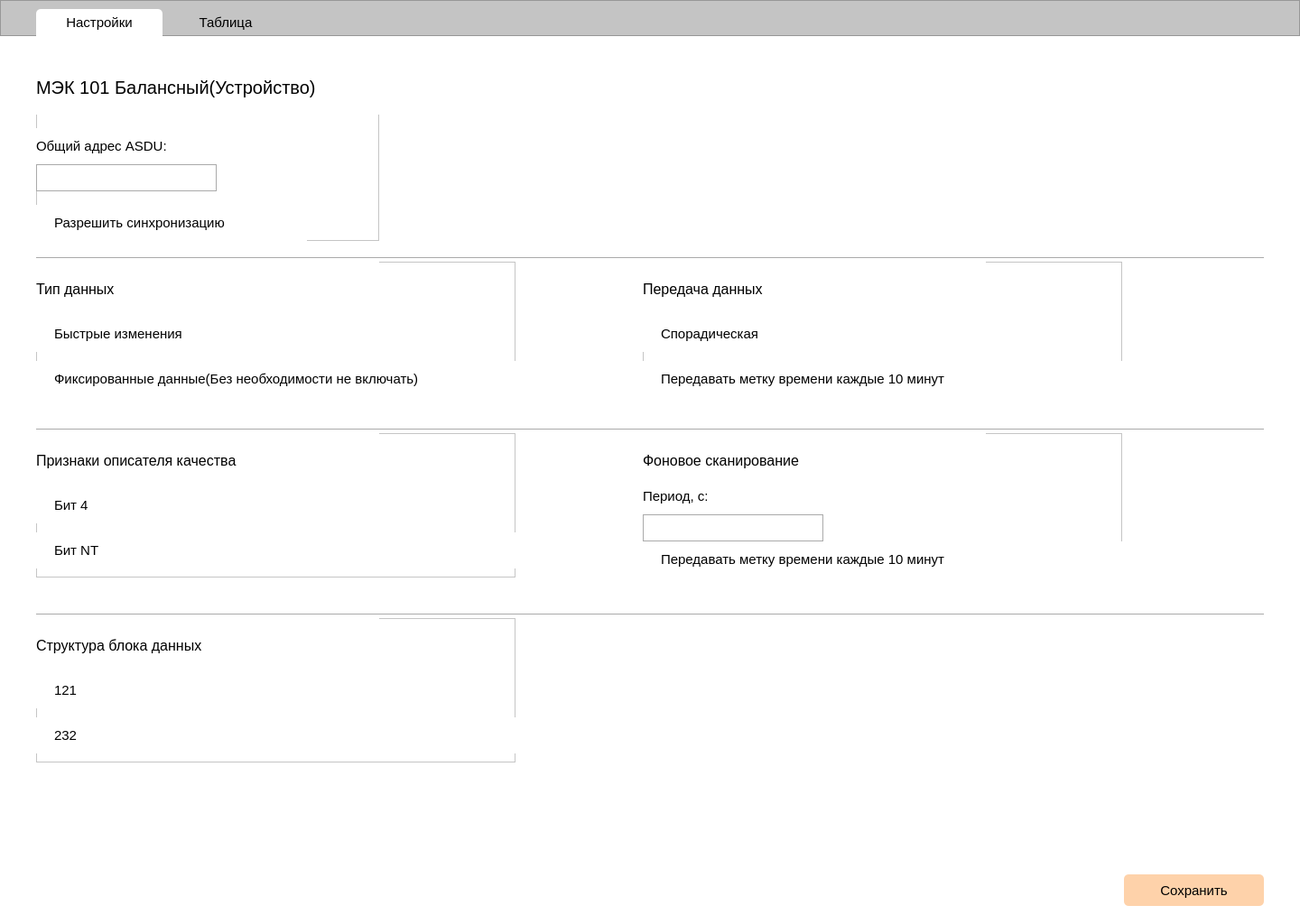
<?xml version="1.0" encoding="UTF-8"?>
<ui version="4.0">
 <class>Form</class>
 <widget class="QWidget" name="Form">
  <property name="geometry">
   <rect>
    <x>0</x>
    <y>0</y>
    <width>1440</width>
    <height>1024</height>
   </rect>
  </property>
  <property name="font">
   <font>
    <pointsize>8</pointsize>
   </font>
  </property>
  <property name="windowTitle">
   <string>Telemechanics</string>
  </property>
  <property name="styleSheet">
   <string notr="true">QWidget {
	background-color: white;
}</string>
  </property>
  <widget class="Line" name="line">
   <property name="geometry">
    <rect>
     <x>40</x>
     <y>285</y>
     <width>1360</width>
     <height>2</height>
    </rect>
   </property>
   <property name="styleSheet">
    <string notr="true">Line {
	border: none;
	background-color: #c4c4c4;
}</string>
   </property>
   <property name="orientation">
    <enum>Qt::Horizontal</enum>
   </property>
  </widget>
  <widget class="QFrame" name="frame_8">
   <property name="geometry">
    <rect>
     <x>0</x>
     <y>0</y>
     <width>1440</width>
     <height>40</height>
    </rect>
   </property>
   <property name="styleSheet">
    <string notr="true">QFrame { background-color: #c4c4c4; }</string>
   </property>
   <property name="frameShape">
    <enum>QFrame::StyledPanel</enum>
   </property>
   <property name="frameShadow">
    <enum>QFrame::Raised</enum>
   </property>
   <widget class="QPushButton" name="pushButton">
    <property name="geometry">
     <rect>
      <x>40</x>
      <y>10</y>
      <width>140</width>
      <height>30</height>
     </rect>
    </property>
    <property name="font">
     <font>
      <pointsize>11</pointsize>
     </font>
    </property>
    <property name="styleSheet">
     <string notr="true">QPushButton { border: none; border-top-left-radius: 5px; border-top-right-radius: 5px; }</string>
    </property>
    <property name="text">
     <string>Настройки</string>
    </property>
   </widget>
   <widget class="QPushButton" name="pushButton_2">
    <property name="geometry">
     <rect>
      <x>180</x>
      <y>10</y>
      <width>140</width>
      <height>30</height>
     </rect>
    </property>
    <property name="font">
     <font>
      <pointsize>11</pointsize>
     </font>
    </property>
    <property name="styleSheet">
     <string notr="true">QPushButton { border: none; border-top-left-radius: 5px; border-top-right-radius: 5px; background-color: transparent; }</string>
    </property>
    <property name="text">
     <string>Таблица</string>
    </property>
   </widget>
  </widget>
  <widget class="QFrame" name="frame_9">
   <property name="geometry">
    <rect>
     <x>40</x>
     <y>67</y>
     <width>380</width>
     <height>200</height>
    </rect>
   </property>
   <property name="frameShape">
    <enum>QFrame::StyledPanel</enum>
   </property>
   <property name="frameShadow">
    <enum>QFrame::Raised</enum>
   </property>
   <widget class="QLabel" name="label_8">
    <property name="geometry">
     <rect>
      <x>0</x>
      <y>0</y>
      <width>380</width>
      <height>60</height>
     </rect>
    </property>
    <property name="font">
     <font>
      <pointsize>15</pointsize>
     </font>
    </property>
    <property name="text">
     <string>МЭК 101 Балансный(Устройство)</string>
    </property>
   </widget>
   <widget class="QFrame" name="frame_16">
    <property name="geometry">
     <rect>
      <x>0</x>
      <y>75</y>
      <width>200</width>
      <height>70</height>
     </rect>
    </property>
    <property name="styleSheet">
     <string notr="true">QFrame { border: none; }</string>
    </property>
    <property name="frameShape">
     <enum>QFrame::StyledPanel</enum>
    </property>
    <property name="frameShadow">
     <enum>QFrame::Raised</enum>
    </property>
    <widget class="QLabel" name="label_15">
     <property name="geometry">
      <rect>
       <x>0</x>
       <y>0</y>
       <width>200</width>
       <height>40</height>
      </rect>
     </property>
     <property name="font">
      <font>
       <pointsize>11</pointsize>
      </font>
     </property>
     <property name="text">
      <string>Общий адрес ASDU:</string>
     </property>
    </widget>
    <widget class="QLineEdit" name="lineEdit_3">
     <property name="geometry">
      <rect>
       <x>0</x>
       <y>40</y>
       <width>200</width>
       <height>30</height>
      </rect>
     </property>
     <property name="font">
      <font>
       <pointsize>11</pointsize>
      </font>
     </property>
     <property name="styleSheet">
      <string notr="true">QLineEdit { border: 1px solid #aaaaaa; }</string>
     </property>
    </widget>
   </widget>
   <widget class="QFrame" name="frame_24">
    <property name="geometry">
     <rect>
      <x>0</x>
      <y>160</y>
      <width>300</width>
      <height>40</height>
     </rect>
    </property>
    <property name="styleSheet">
     <string notr="true">QFrame { border: none; }</string>
    </property>
    <property name="frameShape">
     <enum>QFrame::StyledPanel</enum>
    </property>
    <property name="frameShadow">
     <enum>QFrame::Raised</enum>
    </property>
    <widget class="QCheckBox" name="checkBox_2">
     <property name="geometry">
      <rect>
       <x>0</x>
       <y>0</y>
       <width>300</width>
       <height>40</height>
      </rect>
     </property>
     <property name="font">
      <font>
       <pointsize>11</pointsize>
      </font>
     </property>
     <property name="styleSheet">
      <string notr="true">QCheckBox { border: none; background-color: transparent; }</string>
     </property>
     <property name="text">
      <string>Разрешить синхронизацию</string>
     </property>
    </widget>
   </widget>
  </widget>
  <widget class="QFrame" name="frame_10">
   <property name="geometry">
    <rect>
     <x>40</x>
     <y>290</y>
     <width>531</width>
     <height>150</height>
    </rect>
   </property>
   <property name="frameShape">
    <enum>QFrame::StyledPanel</enum>
   </property>
   <property name="frameShadow">
    <enum>QFrame::Raised</enum>
   </property>
   <widget class="QLabel" name="label_9">
    <property name="geometry">
     <rect>
      <x>0</x>
      <y>0</y>
      <width>380</width>
      <height>60</height>
     </rect>
    </property>
    <property name="font">
     <font>
      <pointsize>12</pointsize>
     </font>
    </property>
    <property name="text">
     <string>Тип данных</string>
    </property>
   </widget>
   <widget class="QFrame" name="frame_25">
    <property name="geometry">
     <rect>
      <x>0</x>
      <y>110</y>
      <width>531</width>
      <height>40</height>
     </rect>
    </property>
    <property name="styleSheet">
     <string notr="true">QFrame { border: none; }</string>
    </property>
    <property name="frameShape">
     <enum>QFrame::StyledPanel</enum>
    </property>
    <property name="frameShadow">
     <enum>QFrame::Raised</enum>
    </property>
    <widget class="QCheckBox" name="checkBox_3">
     <property name="geometry">
      <rect>
       <x>0</x>
       <y>0</y>
       <width>531</width>
       <height>40</height>
      </rect>
     </property>
     <property name="font">
      <font>
       <pointsize>11</pointsize>
      </font>
     </property>
     <property name="styleSheet">
      <string notr="true">QCheckBox { border: none; background-color: transparent; }</string>
     </property>
     <property name="text">
      <string>Фиксированные данные(Без необходимости не включать)</string>
     </property>
    </widget>
   </widget>
   <widget class="QFrame" name="frame_26">
    <property name="geometry">
     <rect>
      <x>0</x>
      <y>60</y>
      <width>300</width>
      <height>40</height>
     </rect>
    </property>
    <property name="styleSheet">
     <string notr="true">QFrame { border: none; }</string>
    </property>
    <property name="frameShape">
     <enum>QFrame::StyledPanel</enum>
    </property>
    <property name="frameShadow">
     <enum>QFrame::Raised</enum>
    </property>
    <widget class="QCheckBox" name="checkBox_5">
     <property name="geometry">
      <rect>
       <x>0</x>
       <y>0</y>
       <width>300</width>
       <height>40</height>
      </rect>
     </property>
     <property name="font">
      <font>
       <pointsize>11</pointsize>
      </font>
     </property>
     <property name="styleSheet">
      <string notr="true">QCheckBox { border: none; background-color: transparent; }</string>
     </property>
     <property name="text">
      <string>Быстрые изменения</string>
     </property>
    </widget>
   </widget>
  </widget>
  <widget class="QFrame" name="frame_11">
   <property name="geometry">
    <rect>
     <x>712</x>
     <y>290</y>
     <width>531</width>
     <height>150</height>
    </rect>
   </property>
   <property name="frameShape">
    <enum>QFrame::StyledPanel</enum>
   </property>
   <property name="frameShadow">
    <enum>QFrame::Raised</enum>
   </property>
   <widget class="QLabel" name="label_10">
    <property name="geometry">
     <rect>
      <x>0</x>
      <y>0</y>
      <width>380</width>
      <height>60</height>
     </rect>
    </property>
    <property name="font">
     <font>
      <pointsize>12</pointsize>
     </font>
    </property>
    <property name="text">
     <string>Передача данных</string>
    </property>
   </widget>
   <widget class="QFrame" name="frame_27">
    <property name="geometry">
     <rect>
      <x>0</x>
      <y>110</y>
      <width>531</width>
      <height>40</height>
     </rect>
    </property>
    <property name="styleSheet">
     <string notr="true">QFrame { border: none; }</string>
    </property>
    <property name="frameShape">
     <enum>QFrame::StyledPanel</enum>
    </property>
    <property name="frameShadow">
     <enum>QFrame::Raised</enum>
    </property>
    <widget class="QCheckBox" name="checkBox_4">
     <property name="geometry">
      <rect>
       <x>0</x>
       <y>0</y>
       <width>531</width>
       <height>40</height>
      </rect>
     </property>
     <property name="font">
      <font>
       <pointsize>11</pointsize>
      </font>
     </property>
     <property name="styleSheet">
      <string notr="true">QCheckBox { border: none; background-color: transparent; }</string>
     </property>
     <property name="text">
      <string>Передавать метку времени каждые 10 минут</string>
     </property>
    </widget>
   </widget>
   <widget class="QFrame" name="frame_28">
    <property name="geometry">
     <rect>
      <x>0</x>
      <y>60</y>
      <width>300</width>
      <height>40</height>
     </rect>
    </property>
    <property name="styleSheet">
     <string notr="true">QFrame { border: none; }</string>
    </property>
    <property name="frameShape">
     <enum>QFrame::StyledPanel</enum>
    </property>
    <property name="frameShadow">
     <enum>QFrame::Raised</enum>
    </property>
    <widget class="QCheckBox" name="checkBox_6">
     <property name="geometry">
      <rect>
       <x>0</x>
       <y>0</y>
       <width>300</width>
       <height>40</height>
      </rect>
     </property>
     <property name="font">
      <font>
       <pointsize>11</pointsize>
      </font>
     </property>
     <property name="styleSheet">
      <string notr="true">QCheckBox { border: none; background-color: transparent; }</string>
     </property>
     <property name="text">
      <string>Спорадическая</string>
     </property>
    </widget>
   </widget>
  </widget>
  <widget class="Line" name="line_2">
   <property name="geometry">
    <rect>
     <x>40</x>
     <y>475</y>
     <width>1360</width>
     <height>2</height>
    </rect>
   </property>
   <property name="styleSheet">
    <string notr="true">Line {
	border: none;
	background-color: #c4c4c4;
}</string>
   </property>
   <property name="orientation">
    <enum>Qt::Horizontal</enum>
   </property>
  </widget>
  <widget class="QFrame" name="frame_12">
   <property name="geometry">
    <rect>
     <x>712</x>
     <y>480</y>
     <width>531</width>
     <height>160</height>
    </rect>
   </property>
   <property name="frameShape">
    <enum>QFrame::StyledPanel</enum>
   </property>
   <property name="frameShadow">
    <enum>QFrame::Raised</enum>
   </property>
   <widget class="QLabel" name="label_11">
    <property name="geometry">
     <rect>
      <x>0</x>
      <y>0</y>
      <width>380</width>
      <height>60</height>
     </rect>
    </property>
    <property name="font">
     <font>
      <pointsize>12</pointsize>
     </font>
    </property>
    <property name="text">
     <string>Фоновое сканирование</string>
    </property>
   </widget>
   <widget class="QFrame" name="frame_29">
    <property name="geometry">
     <rect>
      <x>0</x>
      <y>120</y>
      <width>531</width>
      <height>40</height>
     </rect>
    </property>
    <property name="styleSheet">
     <string notr="true">QFrame { border: none; }</string>
    </property>
    <property name="frameShape">
     <enum>QFrame::StyledPanel</enum>
    </property>
    <property name="frameShadow">
     <enum>QFrame::Raised</enum>
    </property>
    <widget class="QCheckBox" name="checkBox_7">
     <property name="geometry">
      <rect>
       <x>0</x>
       <y>0</y>
       <width>531</width>
       <height>40</height>
      </rect>
     </property>
     <property name="font">
      <font>
       <pointsize>11</pointsize>
      </font>
     </property>
     <property name="styleSheet">
      <string notr="true">QCheckBox { border: none; background-color: transparent; }</string>
     </property>
     <property name="text">
      <string>Передавать метку времени каждые 10 минут</string>
     </property>
    </widget>
   </widget>
   <widget class="QFrame" name="frame_17">
    <property name="geometry">
     <rect>
      <x>0</x>
      <y>50</y>
      <width>200</width>
      <height>70</height>
     </rect>
    </property>
    <property name="styleSheet">
     <string notr="true">QFrame { border: none; }</string>
    </property>
    <property name="frameShape">
     <enum>QFrame::StyledPanel</enum>
    </property>
    <property name="frameShadow">
     <enum>QFrame::Raised</enum>
    </property>
    <widget class="QLabel" name="label_16">
     <property name="geometry">
      <rect>
       <x>0</x>
       <y>0</y>
       <width>200</width>
       <height>40</height>
      </rect>
     </property>
     <property name="font">
      <font>
       <pointsize>11</pointsize>
      </font>
     </property>
     <property name="text">
      <string>Период, c:</string>
     </property>
    </widget>
    <widget class="QLineEdit" name="lineEdit_4">
     <property name="geometry">
      <rect>
       <x>0</x>
       <y>40</y>
       <width>200</width>
       <height>30</height>
      </rect>
     </property>
     <property name="font">
      <font>
       <pointsize>11</pointsize>
      </font>
     </property>
     <property name="styleSheet">
      <string notr="true">QLineEdit { border: 1px solid #aaaaaa; }</string>
     </property>
    </widget>
   </widget>
  </widget>
  <widget class="QFrame" name="frame_13">
   <property name="geometry">
    <rect>
     <x>40</x>
     <y>480</y>
     <width>531</width>
     <height>160</height>
    </rect>
   </property>
   <property name="frameShape">
    <enum>QFrame::StyledPanel</enum>
   </property>
   <property name="frameShadow">
    <enum>QFrame::Raised</enum>
   </property>
   <widget class="QLabel" name="label_12">
    <property name="geometry">
     <rect>
      <x>0</x>
      <y>0</y>
      <width>380</width>
      <height>60</height>
     </rect>
    </property>
    <property name="font">
     <font>
      <pointsize>12</pointsize>
     </font>
    </property>
    <property name="text">
     <string>Признаки описателя качества</string>
    </property>
   </widget>
   <widget class="QFrame" name="frame_31">
    <property name="geometry">
     <rect>
      <x>0</x>
      <y>110</y>
      <width>531</width>
      <height>40</height>
     </rect>
    </property>
    <property name="styleSheet">
     <string notr="true">QFrame { border: none; }</string>
    </property>
    <property name="frameShape">
     <enum>QFrame::StyledPanel</enum>
    </property>
    <property name="frameShadow">
     <enum>QFrame::Raised</enum>
    </property>
    <widget class="QCheckBox" name="checkBox_9">
     <property name="geometry">
      <rect>
       <x>0</x>
       <y>0</y>
       <width>531</width>
       <height>40</height>
      </rect>
     </property>
     <property name="font">
      <font>
       <pointsize>11</pointsize>
      </font>
     </property>
     <property name="styleSheet">
      <string notr="true">QCheckBox { border: none; background-color: transparent; }</string>
     </property>
     <property name="text">
      <string>Бит NT</string>
     </property>
    </widget>
   </widget>
   <widget class="QFrame" name="frame_32">
    <property name="geometry">
     <rect>
      <x>0</x>
      <y>60</y>
      <width>300</width>
      <height>40</height>
     </rect>
    </property>
    <property name="styleSheet">
     <string notr="true">QFrame { border: none; }</string>
    </property>
    <property name="frameShape">
     <enum>QFrame::StyledPanel</enum>
    </property>
    <property name="frameShadow">
     <enum>QFrame::Raised</enum>
    </property>
    <widget class="QCheckBox" name="checkBox_10">
     <property name="geometry">
      <rect>
       <x>0</x>
       <y>0</y>
       <width>300</width>
       <height>40</height>
      </rect>
     </property>
     <property name="font">
      <font>
       <pointsize>11</pointsize>
      </font>
     </property>
     <property name="styleSheet">
      <string notr="true">QCheckBox { border: none; background-color: transparent; }</string>
     </property>
     <property name="text">
      <string>Бит 4</string>
     </property>
    </widget>
   </widget>
  </widget>
  <widget class="QFrame" name="frame_14">
   <property name="geometry">
    <rect>
     <x>40</x>
     <y>685</y>
     <width>531</width>
     <height>160</height>
    </rect>
   </property>
   <property name="frameShape">
    <enum>QFrame::StyledPanel</enum>
   </property>
   <property name="frameShadow">
    <enum>QFrame::Raised</enum>
   </property>
   <widget class="QLabel" name="label_13">
    <property name="geometry">
     <rect>
      <x>0</x>
      <y>0</y>
      <width>380</width>
      <height>60</height>
     </rect>
    </property>
    <property name="font">
     <font>
      <pointsize>12</pointsize>
     </font>
    </property>
    <property name="text">
     <string>Структура блока данных</string>
    </property>
   </widget>
   <widget class="QFrame" name="frame_33">
    <property name="geometry">
     <rect>
      <x>0</x>
      <y>110</y>
      <width>531</width>
      <height>40</height>
     </rect>
    </property>
    <property name="styleSheet">
     <string notr="true">QFrame { border: none; }</string>
    </property>
    <property name="frameShape">
     <enum>QFrame::StyledPanel</enum>
    </property>
    <property name="frameShadow">
     <enum>QFrame::Raised</enum>
    </property>
    <widget class="QCheckBox" name="checkBox_11">
     <property name="geometry">
      <rect>
       <x>0</x>
       <y>0</y>
       <width>531</width>
       <height>40</height>
      </rect>
     </property>
     <property name="font">
      <font>
       <pointsize>11</pointsize>
      </font>
     </property>
     <property name="styleSheet">
      <string notr="true">QCheckBox { border: none; background-color: transparent; }</string>
     </property>
     <property name="text">
      <string>232</string>
     </property>
    </widget>
   </widget>
   <widget class="QFrame" name="frame_34">
    <property name="geometry">
     <rect>
      <x>0</x>
      <y>60</y>
      <width>300</width>
      <height>40</height>
     </rect>
    </property>
    <property name="styleSheet">
     <string notr="true">QFrame { border: none; }</string>
    </property>
    <property name="frameShape">
     <enum>QFrame::StyledPanel</enum>
    </property>
    <property name="frameShadow">
     <enum>QFrame::Raised</enum>
    </property>
    <widget class="QCheckBox" name="checkBox_12">
     <property name="geometry">
      <rect>
       <x>0</x>
       <y>0</y>
       <width>300</width>
       <height>40</height>
      </rect>
     </property>
     <property name="font">
      <font>
       <pointsize>11</pointsize>
      </font>
     </property>
     <property name="styleSheet">
      <string notr="true">QCheckBox { border: none; background-color: transparent; }</string>
     </property>
     <property name="text">
      <string>121</string>
     </property>
    </widget>
   </widget>
  </widget>
  <widget class="Line" name="line_3">
   <property name="geometry">
    <rect>
     <x>40</x>
     <y>680</y>
     <width>1360</width>
     <height>2</height>
    </rect>
   </property>
   <property name="styleSheet">
    <string notr="true">Line {
	border: none;
	background-color: #c4c4c4;
}</string>
   </property>
   <property name="orientation">
    <enum>Qt::Horizontal</enum>
   </property>
  </widget>
  <widget class="QPushButton" name="pushButton_3">
   <property name="geometry">
    <rect>
     <x>1245</x>
     <y>969</y>
     <width>155</width>
     <height>35</height>
    </rect>
   </property>
   <property name="font">
    <font>
     <pointsize>11</pointsize>
    </font>
   </property>
   <property name="styleSheet">
    <string notr="true">QPushButton { border-radius: 5px; background-color: #FED2AA; }</string>
   </property>
   <property name="text">
    <string>Сохранить</string>
   </property>
  </widget>
 </widget>
 <resources/>
 <connections/>
</ui>
